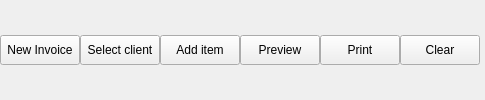
       <widget class="QWidget" name="headerInvoiceFrame" native="true">
        <property name="sizePolicy">
         <sizepolicy hsizetype="Preferred" vsizetype="Maximum">
          <horstretch>0</horstretch>
          <verstretch>0</verstretch>
         </sizepolicy>
        </property>
        <property name="minimumSize">
         <size>
          <width>0</width>
          <height>0</height>
         </size>
        </property>
        <property name="maximumSize">
         <size>
          <width>16777215</width>
          <height>16777215</height>
         </size>
        </property>
        <layout class="QHBoxLayout" name="horizontalLayout_4">
         <property name="spacing">
          <number>0</number>
         </property>
         <property name="leftMargin">
          <number>0</number>
         </property>
         <property name="topMargin">
          <number>5</number>
         </property>
         <property name="rightMargin">
          <number>5</number>
         </property>
         <property name="bottomMargin">
          <number>5</number>
         </property>
         <item>
          <widget class="QPushButton" name="new_btn">
           <property name="minimumSize">
            <size>
             <width>0</width>
             <height>25</height>
            </size>
           </property>
           <property name="maximumSize">
            <size>
             <width>100</width>
             <height>30</height>
            </size>
           </property>
           <property name="text">
            <string>New Invoice</string>
           </property>
           <property name="icon">
            <iconset>
             <normaloff>:/icons/book-open.svg</normaloff>:/icons/book-open.svg</iconset>
           </property>
          </widget>
         </item>
         <item>
          <widget class="QPushButton" name="company_btn">
           <property name="minimumSize">
            <size>
             <width>0</width>
             <height>25</height>
            </size>
           </property>
           <property name="maximumSize">
            <size>
             <width>100</width>
             <height>30</height>
            </size>
           </property>
           <property name="text">
            <string>Select client</string>
           </property>
           <property name="icon">
            <iconset>
             <normaloff>:/icons/user-plus.svg</normaloff>:/icons/user-plus.svg</iconset>
           </property>
          </widget>
         </item>
         <item>
          <widget class="QPushButton" name="add_btn">
           <property name="minimumSize">
            <size>
             <width>0</width>
             <height>25</height>
            </size>
           </property>
           <property name="maximumSize">
            <size>
             <width>100</width>
             <height>30</height>
            </size>
           </property>
           <property name="text">
            <string>Add item</string>
           </property>
           <property name="icon">
            <iconset>
             <normaloff>:/icons/plus-square.svg</normaloff>:/icons/plus-square.svg</iconset>
           </property>
          </widget>
         </item>
         <item>
          <widget class="QPushButton" name="preview_btn">
           <property name="minimumSize">
            <size>
             <width>0</width>
             <height>25</height>
            </size>
           </property>
           <property name="maximumSize">
            <size>
             <width>100</width>
             <height>30</height>
            </size>
           </property>
           <property name="text">
            <string>Preview</string>
           </property>
           <property name="icon">
            <iconset>
             <normaloff>:/icons/eye.svg</normaloff>:/icons/eye.svg</iconset>
           </property>
          </widget>
         </item>
         <item>
          <widget class="QPushButton" name="print_btn">
           <property name="minimumSize">
            <size>
             <width>0</width>
             <height>25</height>
            </size>
           </property>
           <property name="maximumSize">
            <size>
             <width>100</width>
             <height>30</height>
            </size>
           </property>
           <property name="text">
            <string>Print</string>
           </property>
           <property name="icon">
            <iconset>
             <normaloff>:/icons/printer.svg</normaloff>:/icons/printer.svg</iconset>
           </property>
          </widget>
         </item>
         <item>
          <widget class="QPushButton" name="clear_btn">
           <property name="minimumSize">
            <size>
             <width>0</width>
             <height>25</height>
            </size>
           </property>
           <property name="maximumSize">
            <size>
             <width>100</width>
             <height>30</height>
            </size>
           </property>
           <property name="text">
            <string>Clear</string>
           </property>
           <property name="icon">
            <iconset>
             <normaloff>:/icons/x.svg</normaloff>:/icons/x.svg</iconset>
           </property>
          </widget>
         </item>
        </layout>
       </widget>
